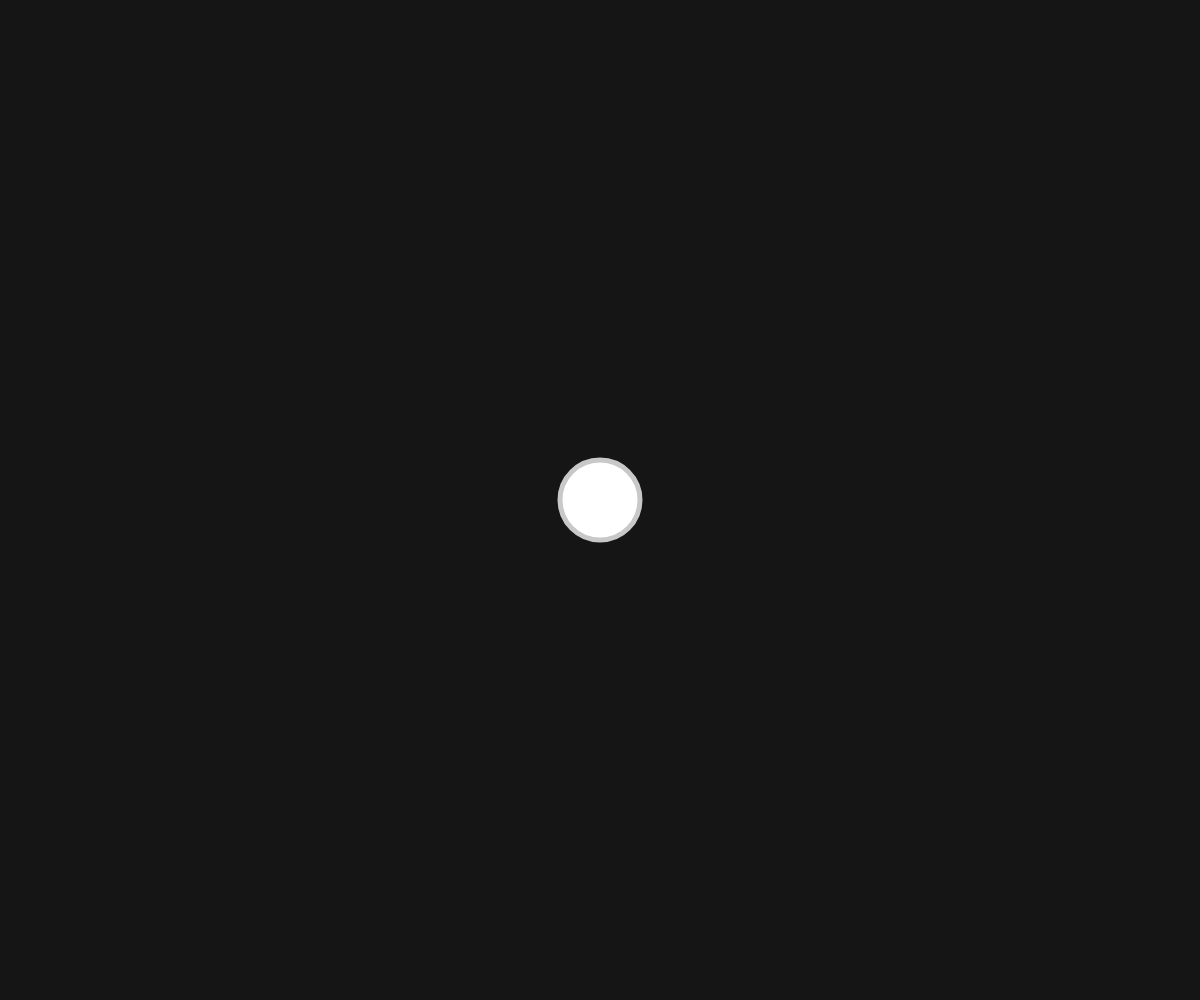
Frame 1 (no input)
Frame 60 (no input): identical to frame 1, image omitted
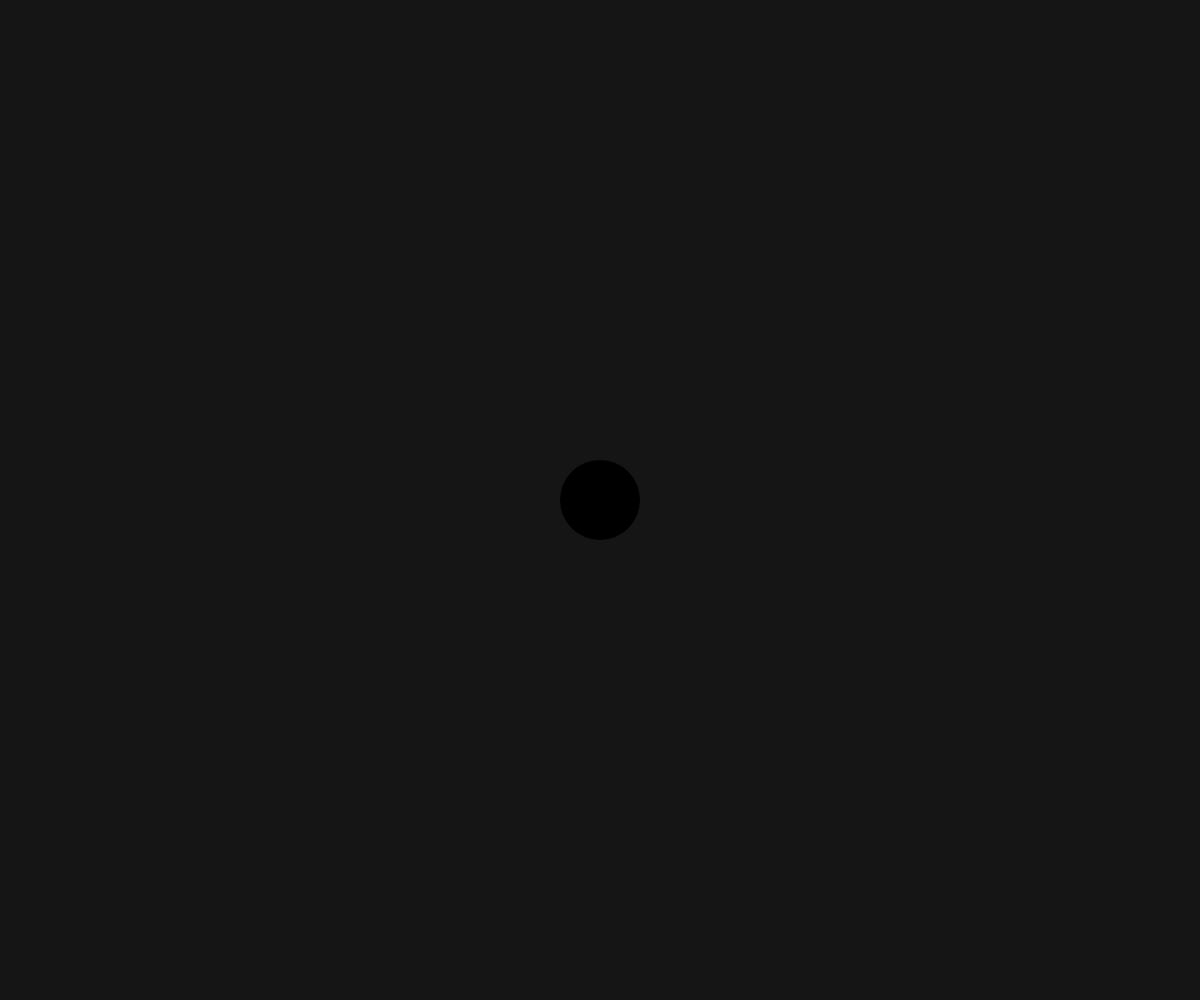
Frame 120 (the mouse pressed at the canvas centre since frame 60)

The p5.js sketch that drew these frames (run headless with seeded random() and noise() and a simulated clock; from frame 60 on, the mouse is pressed at the canvas centre):

// p5.js sketch
// ── sketch.js
function setup() {
	createCanvas(windowWidth,windowHeight);
}

function windowResized() {
	resizeCanvas(windowWidth, windowHeight);
}

function draw() {
	background(21);
	if (mouseIsPressed) {
		fill(0);
		stroke(255);
		strokeWeight(5);
		noStroke();
		//background(255);
	} else {
		fill(255);
		stroke(200);
		strokeWeight(5);
		//background(0);
	}
	ellipse(windowWidth/2, windowHeight/2, 80, 80);
}
